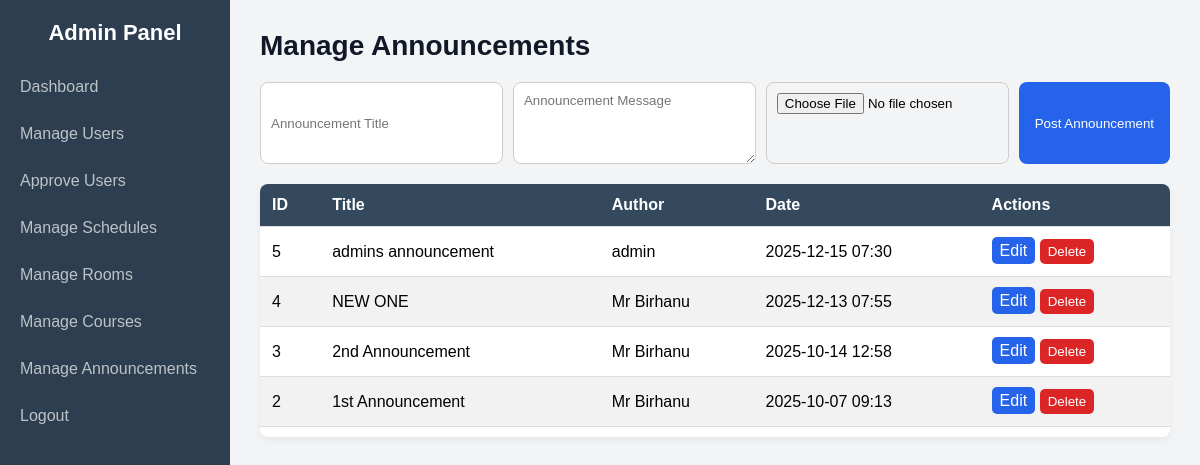
Screenshot of /admin/edit_user.php (signed in) with the database file from the repository.
### tables this page shows
CREATE TABLE `announcements` (
  `announcement_id` int(11) NOT NULL,
  `title` varchar(255) NOT NULL,
  `message` text NOT NULL,
  `created_by` int(11) NOT NULL,
  `created_at` timestamp NOT NULL DEFAULT current_timestamp(),
  `department_id` int(11) DEFAULT NULL,
  `attachment` varchar(255) DEFAULT NULL,
  `external_link` varchar(255) DEFAULT NULL,
  `updated_at` timestamp NULL DEFAULT NULL ON UPDATE current_timestamp()
);

CREATE TABLE `users` (
  `user_id` int(11) NOT NULL,
  `username` varchar(50) NOT NULL,
  `password` varchar(255) NOT NULL,
  `full_name` varchar(100) NOT NULL,
  `student_id` varchar(50) DEFAULT NULL,
  `email` varchar(100) DEFAULT NULL,
  `role` enum('admin','instructor','student','department_head') NOT NULL,
  `department_id` int(11) DEFAULT NULL,
  `year` varchar(10) DEFAULT NULL,
  `created_at` timestamp NOT NULL DEFAULT current_timestamp(),
  `profile_picture` varchar(255) DEFAULT NULL,
  `email_verified` tinyint(1) DEFAULT 0,
  `verification_token` varchar(255) DEFAULT NULL,
  `is_approved` tinyint(1) DEFAULT 0,
  `is_verified` tinyint(1) NOT NULL DEFAULT 0,
  `id_number` varchar(20) DEFAULT NULL
);

### public/admin/edit_user.php (the view, shortened to what this page needs)
<?php
require __DIR__ . '/../../includes/db.php';
$edit_announcement = null;
$announcements = $pdo->query("SELECT a.*, u.username AS author FROM announcements a LEFT JOIN users u ON a.created_by=u.user_id ORDER BY a.created_at DESC")->fetchAll(PDO::FETCH_ASSOC);
$current_page = basename($_SERVER['PHP_SELF']);
?>
<!DOCTYPE html>
<html lang="en">
<head>
</head>
<body>
<div class="sidebar" id="sidebar">
    <h2>Admin Panel</h2>
    <a href="dashboard.php" class="<?= $current_page=='dashboard.php'?'active':'' ?>">Dashboard</a>
    <a href="manage_users.php" class="<?= $current_page=='manage_users.php'?'active':'' ?>">Manage Users</a>
    <a href="approve_users.php" class="<?= $current_page=='approve_users.php'?'active':'' ?>">Approve Users</a>
    <a href="manage_schedules.php" class="<?= $current_page=='manage_schedules.php'?'active':'' ?>">Manage Schedules</a>
    <a href="manage_rooms.php" class="<?= $current_page=='manage_rooms.php'?'active':'' ?>">Manage Rooms</a>
    <a href="manage_courses.php" class="<?= $current_page=='manage_courses.php'?'active':'' ?>">Manage Courses</a>
    <a href="manage_announcements.php" class="<?= $current_page=='manage_announcements.php'?'active':'' ?>">Manage Announcements</a>
    <a href="../logout.php">Logout</a>
</div>
<div class="main-content">
    <h1>Manage Announcements</h1>
    <form method="POST" class="announcement-form" enctype="multipart/form-data">
        <input type="text" name="title" placeholder="Announcement Title" required value="<?= htmlspecialchars($edit_announcement['title'] ?? '') ?>">
        <textarea name="message" placeholder="Announcement Message" rows="4" required><?= htmlspecialchars($edit_announcement['message'] ?? '') ?></textarea>
        <input type="file" name="attachment" accept=".pdf,.doc,.docx,.jpg,.png">
        <button type="submit" name="<?= isset($edit_announcement)? 'edit_announcement':'post_announcement' ?>">
            <?= isset($edit_announcement)? 'Update Announcement':'Post Announcement' ?>
        </button>
    </form>
    <div class="table-container">
        <table class="announcement-table">
            <thead>
                <tr>
                    <th>ID</th>
                    <th>Title</th>
                    <th>Author</th>
                    <th>Date</th>
                    <th>Actions</th>
                </tr>
            </thead>
            <tbody>
            <?php foreach($announcements as $a): ?>
                <tr>
                    <td data-label="ID"><?= $a['announcement_id'] ?></td>
                    <td data-label="Title"><?= htmlspecialchars($a['title']) ?></td>
                    <td data-label="Author"><?= htmlspecialchars($a['author'] ?? 'Unknown') ?></td>
                    <td data-label="Date"><?= date('Y-m-d H:i', strtotime($a['created_at'])) ?></td>
                    <td data-label="Actions">
                        <div style="white-space:nowrap;">
                            <a class="edit-btn" href="?edit=<?= $a['announcement_id'] ?>">Edit</a>
                            <form method="POST" style="display:inline;" onsubmit="return confirm('Delete this announcement?')">
                                <button type="submit" name="delete_announcement">Delete</button>
                            </form>
                        </div>
                    </td>
                </tr>
            <?php endforeach; ?>
            </tbody>
        </table>
    </div>
</div>
</body>
</html>

### public/admin/edit_user.php (style rules this page uses)
* { margin:0; padding:0; box-sizing:border-box; font-family: Arial, sans-serif; }
body { background:#f3f4f6; }
.sidebar { position: fixed; top:0; left:0; width: 230px; height: 100vh; background:#2c3e50; color:#fff; padding-top:20px; display:flex; flex-direction:column; transition:0.3s; z-index:1000; }
.sidebar h2 { text-align:center; margin-bottom:20px; font-size:22px; }
.sidebar a { padding:12px 20px; color:#bdc3c7; text-decoration:none; border-radius:8px; margin-bottom:5px; transition:0.3s; }
.main-content { margin-left:230px; padding:30px; transition:0.3s; }
.main-content h1 { font-size:28px; margin-bottom:20px; color:#111827; }
.announcement-form { display:flex; flex-wrap:wrap; gap:10px; margin-bottom:20px; }
.announcement-form input, .announcement-form textarea { padding:10px; border-radius:8px; border:1px solid #ccc; flex:1 1 150px; min-width:120px; }
.announcement-form button { background:#2563eb; color:#fff; border:none; cursor:pointer; padding:10px 16px; border-radius:8px; transition:0.2s; }
.table-container { width:100%; max-height:400px; overflow-x:auto; overflow-y:auto; -webkit-overflow-scrolling: touch; padding-bottom:10px; background:#fff; border-radius:8px; box-shadow:0 4px 8px rgba(0,0,0,0.05); }
.announcement-table { width:100%; border-collapse:collapse; min-width:600px; }
.announcement-table th, .announcement-table td { padding:12px; border-bottom:1px solid #ddd; text-align:left; }
.announcement-table th { background:#34495e; color:#fff; }
.announcement-table tr:nth-child(even) { background:#f2f2f2; }
.announcement-table button { background:#dc2626; color:#fff; border:none; padding:5px 8px; border-radius:5px; cursor:pointer; }
.announcement-table a.edit-btn { background:#2563eb; color:#fff; padding:5px 8px; border-radius:5px; text-decoration:none; }

### rows the page displays
announcements: announcement_id "5", title "admins announcement", users.username "admin", created_at "2025-12-15 07:30"
announcements: announcement_id "4", title "NEW ONE", users.username "Mr Birhanu", created_at "2025-12-13 07:55"
announcements: announcement_id "3", title "2nd Announcement", users.username "Mr Birhanu", created_at "2025-10-14 12:58"
announcements: announcement_id "2", title "1st Announcement", users.username "Mr Birhanu", created_at "2025-10-07 09:13"
